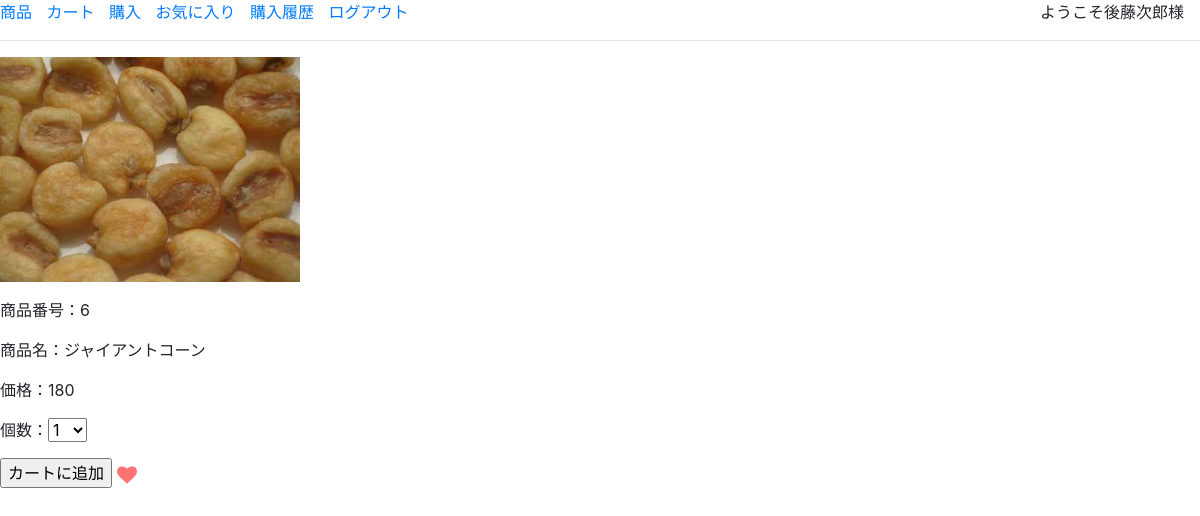
/detail.php?id=6 (signed in), run on the app's committed database.
### tables this page shows
CREATE TABLE `product` (
  `id` int(11) NOT NULL AUTO_INCREMENT,
  `name` varchar(200) NOT NULL,
  `price` int(11) NOT NULL,
  PRIMARY KEY (`id`)
);

### detail.php (the view, shortened to what this page needs)
<?php session_start();
 require './header.php';
 require 'menu.php';
 require 'connect.php';
$sql=$pdo->prepare('select * from product where id=?');
$sql->execute([$_REQUEST['id']]);
if( isset($_SESSION['customer']['id'])){
	$strsql = 'select * from favorite where product_id=? and customer_id=?';
	$fav=$pdo->prepare( $strsql );
	$fav->execute([$_REQUEST['id'],$_SESSION['customer']['id']]);
	$record = $fav->fetch(PDO::FETCH_ASSOC);
}else{
	$record = false;
}
foreach ($sql as $row) {
	echo '<p class="product-image"><img src="image/', $row['id'], '.jpg"></p>';
	echo '<form action="cart-insert.php" method="post">';
	echo '<p>商品番号：', $row['id'], '</p>';
	echo '<p>商品名：', $row['name'], '</p>';
	echo '<p>価格：', $row['price'], '</p>';
	echo '<p>個数：<select name="count">';
	for ($i=1; $i<=10; $i++) {
		echo '<option value="', $i, '">', $i, '</option>';
	}
	echo '</select></p>';
}
$is_added =  $record ? 'is-added' : '';
$href =  $record ? 'delete' : 'insert';
?>
	<div class="c-product-list__fav-item">
		<input type="submit" value="カートに追加">
		<a href="favorite-<?= $href ?>.php?id=<?=$row['id']?>">
			<svg role="img" aria-hidden="true" > <use xlink:href="#heart" >
					<svg id="heart" viewBox="0 0 1792 1792" >
					<style type="text/css">
							.is-added{fill:#ff7373;}
					</style>
					<path class="<?=$is_added?>" d="M896 1664q-26 0-44-18l-624-602q-10-8-27.5-26T145 952.5 77 855 23.5 734 0 596q0-220 127-344t351-124q62 0 126.5 21.5t120 58T820 276t76 68q36-36 76-68t95.5-68.5 120-58T1314 128q224 0 351 124t127 344q0 221-229 450l-623 600q-18 18-44 18z"></path>
				</svg>	</use>
			</svg>
		</a>
	</div>
</form>
<?php require '../footer.php'; ?>

### style.css (style rules this page uses)
a { padding-right: 10px; }
.c-product-list__fav-item svg { width: 20px; height: 20px; }
.product-image img { width: 25%; }

### data on the page
product: id "6", name "ジャイアントコーン", price "180"

### other printed values
$_SESSION['customer']['name'] "後藤次郎"
form field count "1"
